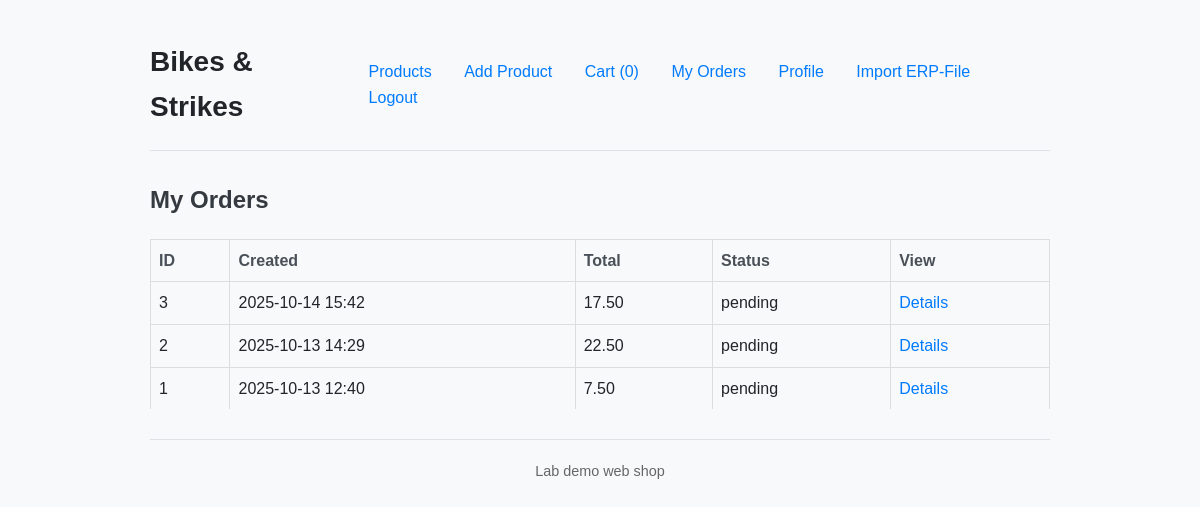
/orders (signed in), run on an earlier commit of the app's database.
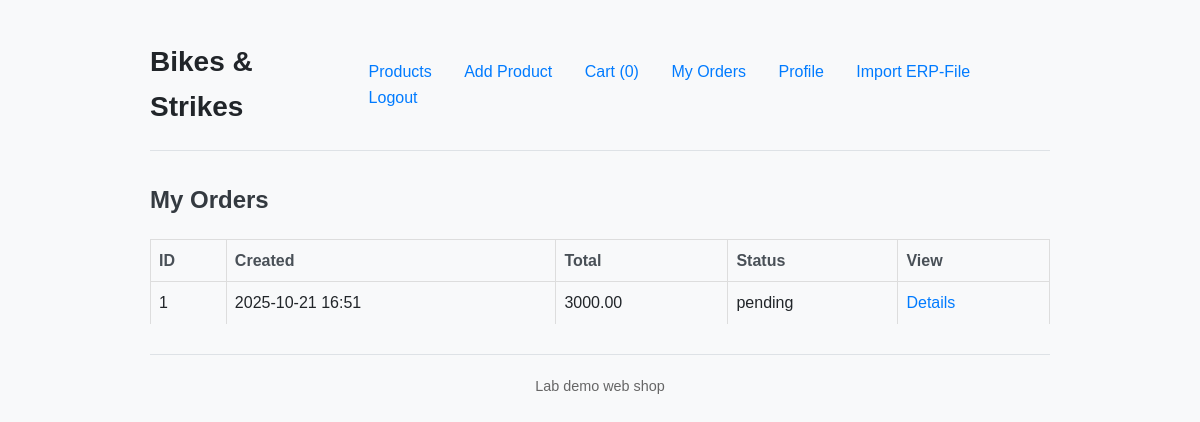
And on a later commit of the database.
### projekt/models.py (models this page shows)
class Order(db.Model):
    id = db.Column(db.Integer, primary_key=True)
    user_id = db.Column(db.Integer, db.ForeignKey('user.id'), nullable=False)
    total_price = db.Column(db.Numeric(12, 2), nullable=False)
    status = db.Column(db.String(50), default='pending')
    created_at = db.Column(db.DateTime, default=datetime.utcnow)
    items = db.relationship('OrderItem', backref='order', lazy=True)

### projekt/routes.py (the view)
@app.route('/orders')
@login_required
def orders():
    my_orders = Order.query.filter_by(
        user_id=current_user.id).order_by(Order.created_at.desc()).all()
    return render_template('orders.html', orders=my_orders)

### projekt/__init__.py (called while the page is built)
@login_manager.user_loader
def load_user(user_id):
    return User.query.get(int(user_id))

### projekt/templates/orders.html
{% extends "base.html" %}
{% block content %}
  <h2>My Orders</h2>
  {% if not orders %}
    <p>No orders yet.</p>
  {% else %}
    <table>
      <tr><th>ID</th><th>Created</th><th>Total</th><th>Status</th><th>View</th></tr>
      {% for o in orders %}
        <tr>
          <td>{{ o.id }}</td>
          <td>{{ o.created_at.strftime('%Y-%m-%d %H:%M') }}</td>
          <td>{{ "%.2f"|format(o.total_price) }}</td>
          <td>{{ o.status }}</td>
          <td><a href="{{ url_for('order_detail', order_id=o.id) }}">Details</a></td>
        </tr>
      {% endfor %}
    </table>
  {% endif %}
{% endblock %}

### projekt/templates/base.html (shortened to what this page needs)
<!doctype html>
<html>
<head>
  <link rel="stylesheet" href="{{ url_for('static', filename='style.css') }}">
</head>
<body>
  <header>
    <div><h1><a href="{{ url_for('index') }}">Bikes & Strikes</a></h1></div>
    <nav>
      <a href="{{ url_for('index') }}">Products</a>
      <a href="{{ url_for('product_new') }}">Add Product</a>
      <a href="{{ url_for('cart_view') }}">Cart ({{ session.get('cart')|length if session.get('cart') else 0 }})</a>
      {% if current_user.is_authenticated %}
        <a href="{{ url_for('orders') }}">My Orders</a>
        <a href="{{ url_for('profile') }}">Profile</a>
      <a href="{{ url_for('import_products') }}">Import ERP-File</a>
        <a href="{{ url_for('logout') }}">Logout</a>
      {% else %}
        <a href="{{ url_for('register') }}">Register</a>
        <a href="{{ url_for('login') }}">Login</a>
      {% endif %}
    </nav>
  </header>
  {% block content %}{% endblock %}
  <footer style="margin-top: 30px; font-size:90%; color:#666">
    <hr/>
    <p>Lab demo web shop</p>
  </footer>
</body>
</html>

### projekt/static/style.css (style rules this page uses)
body { font-family: -apple-system, BlinkMacSystemFont, "Segoe UI", Roboto, Helvetica, Arial, sans-serif, "Apple Color Emoji", "Segoe UI Emoji", "Segoe UI Symbol"; background-color: #f8f9fa; color: #212529; line-height: 1.6; margin: 0; padding: 20px; }
h1, h2, h3 { color: #343a40; margin-top: 0; }
a { color: #007bff; text-decoration: none; transition: color 0.2s; }
header { display: flex; justify-content: space-between; align-items: center; margin-bottom: 30px; padding-bottom: 20px; border-bottom: 1px solid #dee2e6; }
header h1 { margin: 0; font-size: 28px; }
header h1 a { color: #212529; text-decoration: none; }
header nav a { margin-left: 18px; font-size: 16px; font-weight: 500; }
table { width: 100%; border-collapse: collapse; margin-top: 20px; }
table th, table td { padding: 12px 15px; text-align: left; border-bottom: 1px solid #dee2e6; }
table th { background-color: #f8f9fa; font-weight: 600; color: #495057; }
table tr:last-child td { border-bottom: none; }
footer { margin-top: 40px; font-size: 14px; color: #6c757d; text-align: center; }
footer hr { border: 0; border-top: 1px solid #dee2e6; margin-bottom: 20px; }
body { font-family: Arial, sans-serif; max-width: 900px; margin: 20px auto; }
header { display:flex; justify-content:space-between; align-items:center; }
nav a { margin-right: 10px; }
table { width:100%; border-collapse: collapse; margin-top:12px; }
table th, table td { border:1px solid #ddd; padding:8px; }

What changed in the data, as far as the page shows it:
removed Order: id "3", created_at "2025-10-14 15:42", total_price "17.50", status "pending"
removed Order: id "2", created_at "2025-10-13 14:29", total_price "22.50", status "pending"
changed Order "pending": created_at "2025-10-13 12:40" → "2025-10-21 16:51"; total_price "7.50" → "3000.00"
